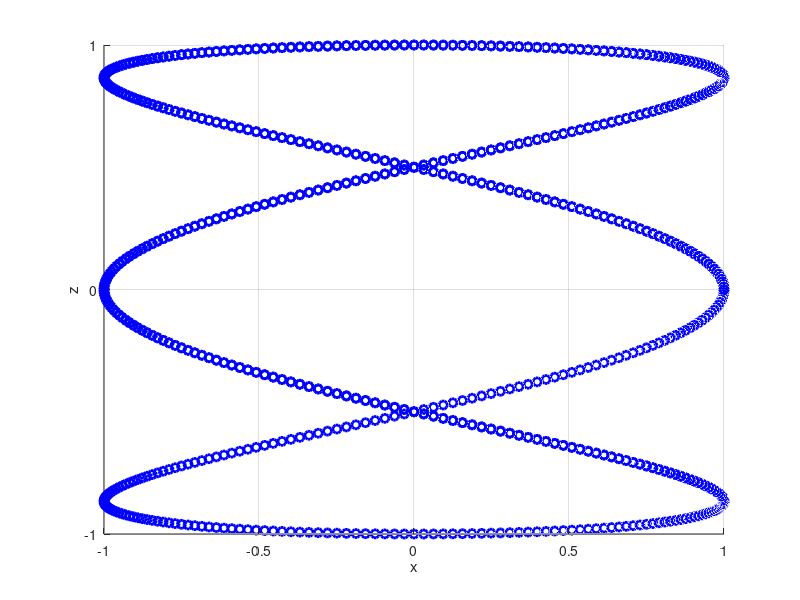

MATLAB code to generate this figure:
t = 0:0.01:10;
p = pi;
x = cos(p*t);
y = sin(p*t);
z = sin(p/3 * t);
plot3(x,y,z,'ob','LineWidth',2)
xlabel('x')
ylabel('y')
zlabel('z')
grid on
set(groot,'DefaultAxesFontName','Times New Roman');
yticks([-1 -0.5 0 0.5 1])
xticks([-1 -0.5 0 0.5 1])
zticks([-1 0 1])
view(0,0)